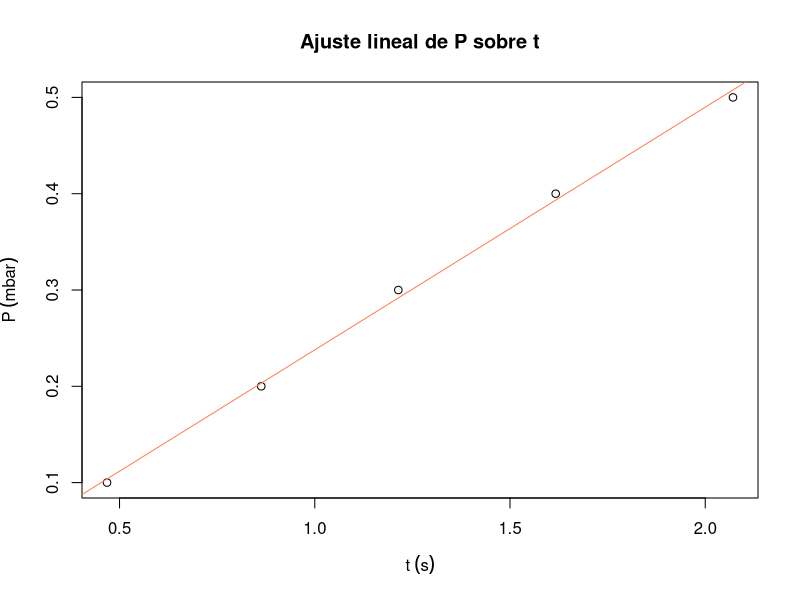
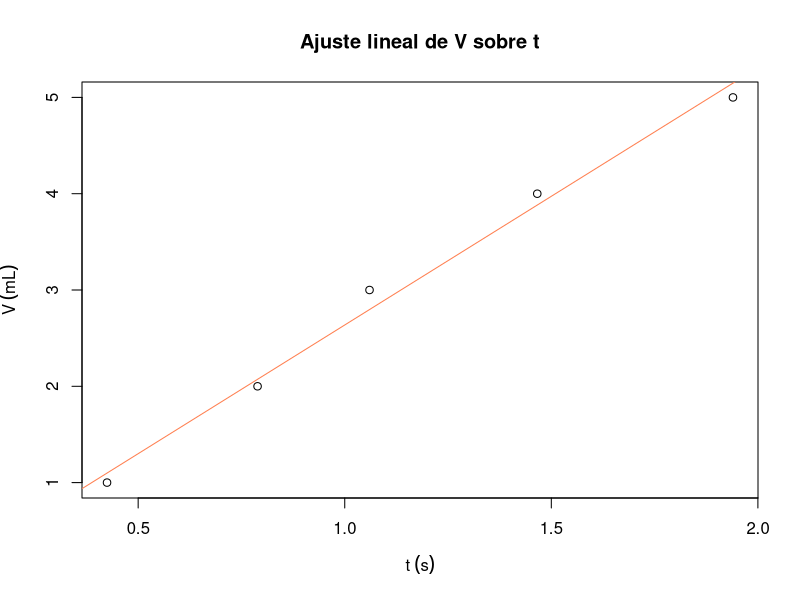

Source code (R) for these figures, in order:
## ---- chunk 1
knitr::opts_chunk$set(echo = FALSE)
## ---- chunk 2
volumen <- 10*1e-3 #m^3
voltaje <- 4.81 # Volttttios
intensidad <- 0.26 # Amperios
Tlab <- 18.9 + 273.15 # Kelvin
Plab <- 1012.6*1e2 # Pascales
R <- 8.314472 #Pa m^3/mol K
  
# Datos recogidos
t <- c(0.468, 0.863, 1.214, 1.617, 2.071, 2.639, 3.345, 4.069, 4.537, 5.253)
P <- c(0.1,0.2,0.3,0.4,0.5,0.6,0.7,0.8,0.9,1) 

# Tabla
data <- data.frame(t,P)
colnames(data) <- c("Tiempo / s","Presión / mbar")
  
knitr::kable(
  data,
  caption="Tiempo que se ha mantenido el circuito cerrado para realizar cada variación de presión",
  booktabs = TRUE,
  escape = FALSE,
  row.names = FALSE,
  align="c"
)
## ---- chunk 3

t <- t[1:5]
P <- P[1:5]

# Ajuste lineal
modelo_lineal <- lm(P ~ t)
resumen <- summary(modelo_lineal)
pendiente <- modelo_lineal$coefficients[[2]]
inc_pendiente <- resumen$coefficients[2,2]
ordenada <- modelo_lineal$coefficients[[1]]
inc_ordenada <- resumen$coefficients[1,2]

# Graficamos los datos y la línea de ajuste
titulo <- "Ajuste lineal de P sobre t"
plot(t,P, main = titulo, ylab =expression(P ~ (mbar)), xlab =expression(t ~ (s)))
abline(modelo_lineal, col = "coral")

# Cálculo de Cv
Cv <- voltaje*intensidad*R/(volumen*pendiente*100) # 1 mbar = 100 Pa
inc_Cv <- voltaje*intensidad*R/volumen * inc_pendiente/pendiente^2 * 1/100
## ---- chunk 4
# Datos recogidos
V2 <- 1:5 #mL
t2_1 <- c(0.411, 0.727, 1.081, 1.487, 1.874)
t2_2 <- c(0.417, 0.840, 1.047, 1.571, 2.040)
t2_3 <- c(0.446, 0.800, 1.052, 1.340, 1.905)
t2 <- (t2_1 + t2_2 + t2_3)/3

# Tabla
data <- data.frame(t2,V2)
colnames(data) <- c("Tiempo / s","Volumen / mL")
  
knitr::kable(
  data,
  caption="Tiempo que se ha mantenido el circuito cerrado para compensar cada variación de volumen",
  booktabs = TRUE,
  escape = FALSE,
  row.names = FALSE,
  align="c"
)
## ---- chunk 5
# Ajuste lineal
modelo_lineal2 <- lm(V2 ~ t2)
resumen2 <- summary(modelo_lineal2)
pendiente2 <- modelo_lineal2$coefficients[[2]]
inc_pendiente2 <- resumen2$coefficients[2,2]
ordenada2 <- modelo_lineal2$coefficients[[1]]
inc_ordenada2 <- resumen2$coefficients[1,2]

# Graficamos los datos y la línea de ajuste
titulo <- "Ajuste lineal de V sobre t"
plot(t2,V2, main = titulo, ylab =expression(V ~ (mL)), xlab =expression(t ~ (s)))
abline(modelo_lineal2, col = "coral")

# Cálculo de Cv
Cp <- voltaje*intensidad*R/(Plab*pendiente2*1e-6) # 1 mL = 1e-6 m^3
inc_Cp <- voltaje*intensidad*R/Plab * inc_pendiente2/pendiente2^2 * 1e6
## ---- chunk 6
# Cálculo de R
Rexp <- Cp - Cv
inc_Rexp <- sqrt(inc_Cp^2 + inc_Cv^2)
